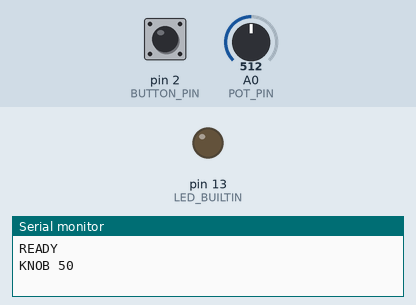
Recording of a sketch running on a simulated Arduino Uno, built with avr-gcc and run on an emulated ATmega328P. Shown: output pins drawn as LEDs (lit = HIGH), the last lines printed to the serial monitor. The inputs (shaded band) are chosen by the test bench; at power-on: pin 2 (BUTTON_PIN) HIGH, A0 (POT_PIN) = 512.

Above: at 1.2 s.
1.3 s: pin 2 (BUTTON_PIN) pulled LOW for 0.15 s
At 1.43 s:
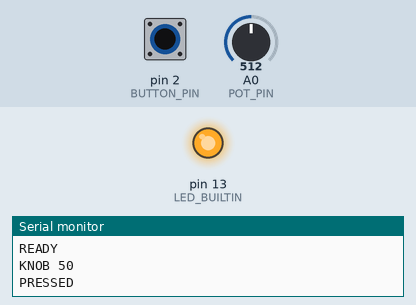
4.5 s: pin 2 (BUTTON_PIN) pulled LOW for 3.2 s
At 8.0 s:
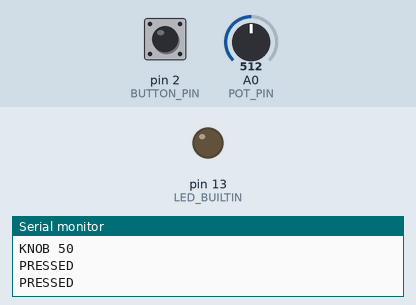
Timing chart, 0 to 9.5 s (numbered marks = the images above; inputs shaded):
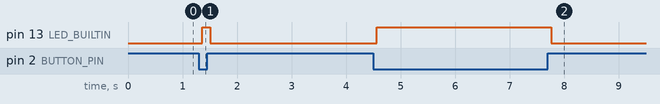

Measured:
- after the input at 1.3 s, pin 13 (LED_BUILTIN): LOW → HIGH after 0.06 s, → LOW 0.15 s later
- after the input at 4.5 s, pin 13 (LED_BUILTIN): LOW → HIGH after 0.07 s, → LOW 3.2 s later

The sketch:

button.ino
```cpp
// Sends "PRESSED" when the button on pin 2 is pressed, and "DIM <0-100>"
// when the potentiometer on A0 is turned. Reports "KNOB <0-100>" at startup.
const int BUTTON_PIN = 2;
const int POT_PIN = A0;
const unsigned long DEBOUNCE_MS = 50;
const int DIM_STEP = 2;  // ignore 1% wobble from ADC noise; the Pi smooths the steps

int lastReading = HIGH;
int stableState = HIGH;
unsigned long lastChange = 0;
int lastDim;

int readDim() {
  long sum = 0;
  for (int i = 0; i < 32; i++) sum += analogRead(POT_PIN);  // average out noise
  return map(sum / 32, 0, 1023, 0, 100);
}

void setup() {
  pinMode(BUTTON_PIN, INPUT_PULLUP);  // pressed = LOW
  pinMode(LED_BUILTIN, OUTPUT);
  Serial.begin(9600);
  lastDim = readDim();  // don't change the lights just because the Uno restarted
  Serial.println("READY");
  Serial.print("KNOB ");  // tell the Pi where the knob is without changing the lights
  Serial.println(lastDim);
}

void loop() {
  int reading = digitalRead(BUTTON_PIN);
  if (reading != lastReading) {
    lastChange = millis();
    lastReading = reading;
  }
  if (millis() - lastChange > DEBOUNCE_MS && reading != stableState) {
    stableState = reading;
    digitalWrite(LED_BUILTIN, stableState == LOW);
    if (stableState == LOW) Serial.println("PRESSED");
  }

  int dim = readDim();
  bool atEnd = (dim == 0 || dim == 100) && dim != lastDim;
  if (abs(dim - lastDim) >= DIM_STEP || atEnd) {
    lastDim = dim;
    Serial.print("DIM ");
    Serial.println(dim);
  }
  delay(10);
}
```
